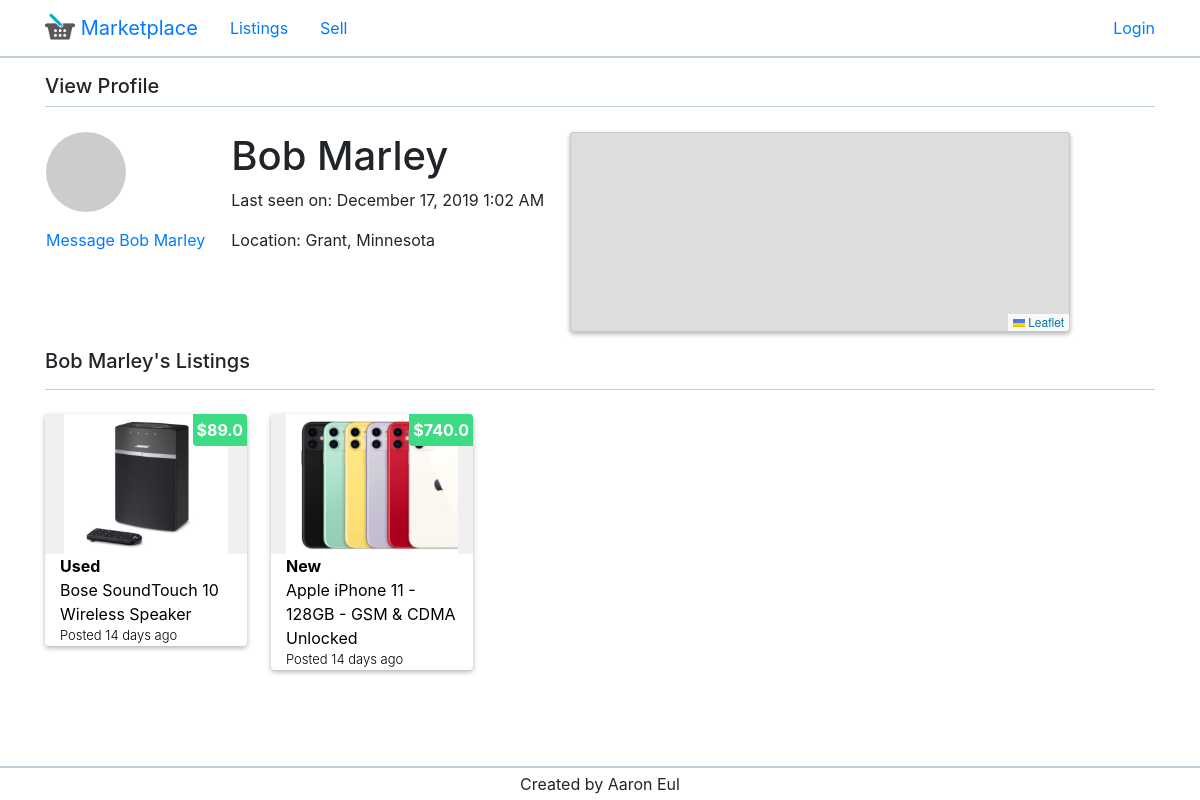
The page /user/2 on the database as committed earlier.
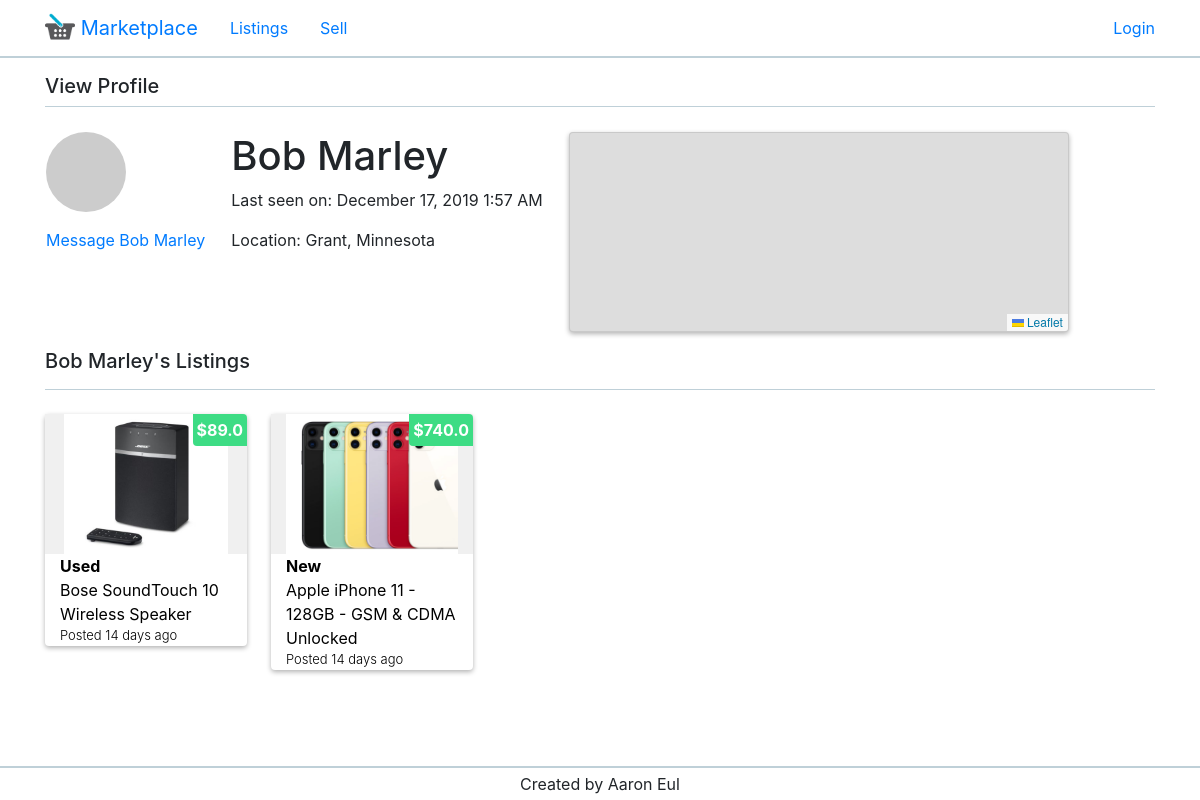
The same page on the database as committed later.
### app/models.py (models this page shows, shortened)
class User(UserMixin, db.Model):
    id = db.Column(db.Integer, primary_key=True)
    name = db.Column(db.String(30))
    email = db.Column(db.String(120), index=True, unique=True)
    password_hash = db.Column(db.String(128))
    state = db.Column(db.String(20))
    city = db.Column(db.String(50))
    listings = db.relationship('Listing', backref='author', lazy='dynamic')
    last_seen = db.Column(db.DateTime, default=datetime.utcnow)
    def avatar(self, size):
        digest = md5(self.email.lower().encode('utf-8')).hexdigest()
        return 'https://www.gravatar.com/avatar/{}?d=identicon&s={}'.format(digest, size)

class Listing(db.Model):
    id = db.Column(db.Integer, primary_key=True)
    title = db.Column(db.String(100))
    price = db.Column(db.String(20))  # number db.Float
    condition = db.Column(db.String(10))
    body = db.Column(db.String(300))
    timestamp = db.Column(db.DateTime, index=True, default=datetime.utcnow)
    user_id = db.Column(db.Integer, db.ForeignKey('user.id'))

class Image(db.Model):
    id = db.Column(db.Integer, primary_key=True)
    name = db.Column(db.String(100))
    extension = db.Column(db.String(100))
    instance = db.Column(db.Integer)
    src = db.Column(db.String(100))
    listing_id = db.Column(db.Integer, db.ForeignKey('listing.id'))

### app/routes.py (the view)
@app.route('/user/<id>')
def user(id):
    _user = User.query.filter_by(id=id).first_or_404()
    listings = Listing.query.filter_by(user_id=_user.id).order_by(Listing.timestamp.desc()).all()
    favorite_listings = []
    if _user == current_user:
        favorites = Favorite.query.filter_by(user_id=current_user.id).all()
        for fav in favorites:
            _listing = Listing.query.filter_by(id=fav.listing_id).first()
            favorite_listings.append(_listing)
    images = {}
    for _listing in listings:
        images[_listing.id] = Image.query.filter_by(listing_id=_listing.id).first()
    return render_template('user.html', user=_user, listings=listings, images=images, title='View Profile', user_info=False, favorites=favorite_listings)

### app/routes.py (called while the page is built)
@app.before_request
def before_request():
    if current_user.is_authenticated:
        current_user.last_seen = datetime.utcnow()
        db.session.commit()

### app/templates/user.html (shortened to what this page needs)
{% extends "base.html" %}
{% block app_content %}
    <link rel="stylesheet" href="https://unpkg.com/leaflet@1.6.0/dist/leaflet.css"
/>
    <table id="user-table">
        <tr valign="top">
            <td class="mr-4">
                <img class="profile-image" src="{{ user.avatar(128) }}">
                {% if user == current_user %}
                    <p class="mt-3 mb-0"><a href="{{ url_for('edit_profile') }}">Edit your profile</a></p>
                {% else %}
                    <p class="mt-3 mb-0"><a href="{{ url_for('message', id=user.id) }}">Message {{ user.name }}</a></p>
                {% endif %}
            </td>
            <td class="mr-4">
                <h1>{{ user.name }}</h1>
                {% if user.last_seen %}
                    <p>Last seen on: {{ moment(user.last_seen).format('LLL') }}</p>
                {% endif %}
                <p>Location: {{ user.city }}, {{ user.state }}</p>
            </td>
            <td>
                <div id="map"></div>
            </td>
        </tr>
    </table>
    {% if listings %}
    <div class="title-container mt-3 mb-4">
        <h5 class="mt-3 mb-3">
            {% if user == current_user %}
                My
            {% else %}
                {{ user.name }}'s
            {% endif %}
            Listings
        </h5>
    </div>
    {% endif %}
    {% include "_listings.html" %}
{% endblock %}

### app/templates/base.html (shortened to what this page needs)
{% extends "bootstrap_base.html" %}
{% block navbar %}
    <nav class="navbar">
        <div class="container">
            <ul class="nav navbar-left">
                <li class="nav-item">
                    <a class="navbar-brand" href="{{ url_for('index') }}">
                        <img src="../static/assets/logo2.png" width="30" height="30" class="d-inline-block align-top" alt="">
                        Marketplace
                    </a>
                </li>
                <li class="nav-item">
                    <a class="nav-link" href="{{ url_for('index') }}">Listings</a>
                </li>
                <li class="nav-item">
                    <a class="nav-link" href="{{ url_for('new_listing') }}">Sell</a>
                </li>
            </ul>
            <ul class="nav navbar-right">
                {% if current_user.is_anonymous %}
                <li class="nav-item"><a href="{{ url_for('login') }}">Login</a></li>
                {% else %}
                <li class="nav-item"><a class="nav-link"  href="{{ url_for('user', id=current_user.id) }}">Profile</a></li>
                <li class="nav-item"><a class="nav-link"  href="{{ url_for('logout') }}">Logout</a></li>
                {% endif %}
            </ul>
        </div>
    </nav>
    <div class="container mt-3 mb-4">
        <div class="title-container">
            <h5>{{ title }}</h5>
        </div>
    </div>
{% endblock %}
{% block styles %}
    <link rel="stylesheet" href="../static/style/style.css">
{% endblock %}
{% block content %}
    <div class="container pb-5">
        {% block app_content %}{% endblock %}
    </div>
{% endblock %}
{% block footer %}
    <footer>
        <div class="container footer">
            <p class="mt-1 mb-1">Created by Aaron Eul</p>
        </div>
    </footer>
{% endblock %}

### app/templates/bootstrap_base.html (shortened to what this page needs)
<!doctype html>
<html lang="en">
  <head>
    <link rel="stylesheet" href="https://maxcdn.bootstrapcdn.com/bootstrap/4.0.0/css/bootstrap.min.css">
    {% block styles %}
    {% endblock %}
  </head>
  <body>
    {% block navbar %}
    {% endblock %}
    {% block content %}
    {% endblock %}
    {% block footer %}
    {% endblock %}
  </body>
</html>

### app/templates/_listings.html
<div id="listings" class="d-flex flex-row flex-wrap mt-3" onload="init()">
    {% for listing in listings %}
        {% include "_listing.html" %}
    {% endfor %}
</div>

### app/templates/_listing.html (shortened to what this page needs)
<div class="listing mb-4 ml-4">
    <a class="listing-a" href="{{ url_for('listing', id=listing.id) }}">
        <div class="price p-1">${{ listing.price }}</div>
        <div class="container-fluid image-container">
            <div>
                <img height="140" width="auto" src="../static/listing_images/{{ images[listing.id].src }}"/>
            </div>
        </div>
    </a>
    <div class="container-fluid">
        <a class="listing-a" href="{{ url_for('listing', id=listing.id) }}">
            <p class="condition m-0">{{ listing.condition }}</p>
            <p class="m-0">{{ listing.title }}</p>
            <p class="m-0 time-created">Posted {{ moment(listing.timestamp).fromNow() }}</p>
        </a>
    </div>
</div>

### app/static/style/style.css (style rules this page uses)
.profile-image { border-radius: 50%; }
#listings { margin-left: -1.5rem; align-items: flex-start; }
#user-table td { display: inline-block; }
#map { width: 500px; height: 200px; overflow: hidden; box-shadow: 0 2px 5px rgba(0,0,0,0.3); border-radius: 4px; border: solid 1px #80808038; }
.listing { width: 202px; background: #fff; box-shadow: 0 2px 5px rgba(0,0,0,0.3); border-radius: 4px; position: relative; }
.listing a { color: black; text-decoration: none; }
.condition { font-weight: 700; }
.time-created { font-size: small; font-weight: 300; }
.image-container { background: #f0f0f0; height: 140px; text-align: center; }
.image-container > div { width: 100%; height: 100%; overflow: hidden; }
.price { position: absolute; right: 0; background: #3ddc84; border-bottom-left-radius: 4px; border-top-right-radius: 4px; color: white; font-weight: bold; text-align: center; }
.footer > p { text-align: center; }
.title-container { border-bottom: #bfd0d8 solid 1px; }
nav { border-bottom: #bfd0d8 solid 2px; }
footer { border-top: #bfd0d8 solid 2px; position: fixed; bottom: 0; width: 100%; background: white; }

Rows that differ between the two databases and show on the page:
changed User "Bob Marley": last_seen "December 17, 2019 1:02 AM" → "December 17, 2019 1:57 AM"
